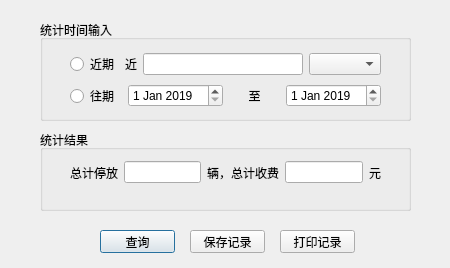
<?xml version="1.0" encoding="UTF-8"?>
<ui version="4.0">
 <class>DialogQueryStatistics</class>
 <widget class="QDialog" name="DialogQueryStatistics">
  <property name="geometry">
   <rect>
    <x>0</x>
    <y>0</y>
    <width>450</width>
    <height>268</height>
   </rect>
  </property>
  <property name="windowTitle">
   <string>查询统计</string>
  </property>
  <widget class="QGroupBox" name="groupBoxQueryInput">
   <property name="geometry">
    <rect>
     <x>40</x>
     <y>20</y>
     <width>371</width>
     <height>101</height>
    </rect>
   </property>
   <property name="font">
    <font>
     <family>Microsoft JhengHei UI</family>
    </font>
   </property>
   <property name="title">
    <string>统计时间输入</string>
   </property>
   <widget class="QWidget" name="verticalLayoutWidget">
    <property name="geometry">
     <rect>
      <x>30</x>
      <y>30</y>
      <width>311</width>
      <height>61</height>
     </rect>
    </property>
    <property name="font">
     <font>
      <family>Microsoft JhengHei UI</family>
     </font>
    </property>
    <layout class="QVBoxLayout" name="verticalLayout_2">
     <item>
      <layout class="QHBoxLayout" name="horizontalLayout_3">
       <item>
        <widget class="QRadioButton" name="radioButtonRecent">
         <property name="font">
          <font>
           <family>Microsoft JhengHei UI</family>
          </font>
         </property>
         <property name="text">
          <string>近期</string>
         </property>
        </widget>
       </item>
       <item>
        <widget class="QLabel" name="label">
         <property name="font">
          <font>
           <family>Microsoft JhengHei UI</family>
          </font>
         </property>
         <property name="text">
          <string>近</string>
         </property>
        </widget>
       </item>
       <item>
        <widget class="QLineEdit" name="lineEditPeriodCount">
         <property name="font">
          <font>
           <family>Microsoft JhengHei UI</family>
          </font>
         </property>
        </widget>
       </item>
       <item>
        <widget class="QComboBox" name="comboBoxPeriodType">
         <property name="font">
          <font>
           <family>Microsoft JhengHei UI</family>
          </font>
         </property>
         <property name="currentText">
          <string/>
         </property>
        </widget>
       </item>
      </layout>
     </item>
     <item>
      <layout class="QHBoxLayout" name="horizontalLayout_2">
       <item>
        <widget class="QRadioButton" name="radioButtonPrevious">
         <property name="enabled">
          <bool>true</bool>
         </property>
         <property name="font">
          <font>
           <family>Microsoft JhengHei UI</family>
          </font>
         </property>
         <property name="text">
          <string>往期</string>
         </property>
        </widget>
       </item>
       <item>
        <widget class="QDateEdit" name="dateEditDateStart">
         <property name="font">
          <font>
           <family>Microsoft JhengHei UI</family>
          </font>
         </property>
         <property name="dateTime">
          <datetime>
           <hour>0</hour>
           <minute>0</minute>
           <second>0</second>
           <year>2019</year>
           <month>1</month>
           <day>1</day>
          </datetime>
         </property>
        </widget>
       </item>
       <item>
        <widget class="QLabel" name="label_2">
         <property name="font">
          <font>
           <family>Microsoft JhengHei UI</family>
          </font>
         </property>
         <property name="text">
          <string>至</string>
         </property>
         <property name="alignment">
          <set>Qt::AlignCenter</set>
         </property>
        </widget>
       </item>
       <item>
        <widget class="QDateEdit" name="dateEditDateEnd">
         <property name="font">
          <font>
           <family>Microsoft JhengHei UI</family>
          </font>
         </property>
         <property name="dateTime">
          <datetime>
           <hour>0</hour>
           <minute>0</minute>
           <second>0</second>
           <year>2019</year>
           <month>1</month>
           <day>1</day>
          </datetime>
         </property>
        </widget>
       </item>
      </layout>
     </item>
    </layout>
   </widget>
  </widget>
  <widget class="QGroupBox" name="groupBoxQueryOutput">
   <property name="geometry">
    <rect>
     <x>40</x>
     <y>130</y>
     <width>371</width>
     <height>81</height>
    </rect>
   </property>
   <property name="font">
    <font>
     <family>Microsoft JhengHei UI</family>
    </font>
   </property>
   <property name="title">
    <string>统计结果</string>
   </property>
   <widget class="QWidget" name="verticalLayoutWidget_3">
    <property name="geometry">
     <rect>
      <x>30</x>
      <y>30</y>
      <width>311</width>
      <height>25</height>
     </rect>
    </property>
    <layout class="QVBoxLayout" name="verticalLayout_4">
     <item>
      <layout class="QHBoxLayout" name="horizontalLayout_9">
       <item>
        <widget class="QLabel" name="label_19">
         <property name="font">
          <font>
           <family>Microsoft JhengHei UI</family>
          </font>
         </property>
         <property name="text">
          <string>总计停放</string>
         </property>
         <property name="alignment">
          <set>Qt::AlignCenter</set>
         </property>
         <property name="wordWrap">
          <bool>false</bool>
         </property>
         <property name="margin">
          <number>0</number>
         </property>
         <property name="indent">
          <number>-1</number>
         </property>
        </widget>
       </item>
       <item>
        <widget class="QLineEdit" name="lineEditVehicleTotalCount">
         <property name="font">
          <font>
           <family>Microsoft JhengHei UI</family>
          </font>
         </property>
        </widget>
       </item>
       <item>
        <widget class="QLabel" name="label_20">
         <property name="font">
          <font>
           <family>Microsoft JhengHei UI</family>
          </font>
         </property>
         <property name="text">
          <string>辆，总计收费</string>
         </property>
        </widget>
       </item>
       <item>
        <widget class="QLineEdit" name="lineEditVehicleTotalCharge">
         <property name="enabled">
          <bool>true</bool>
         </property>
         <property name="font">
          <font>
           <family>Microsoft JhengHei UI</family>
          </font>
         </property>
        </widget>
       </item>
       <item>
        <widget class="QLabel" name="label_21">
         <property name="font">
          <font>
           <family>Microsoft JhengHei UI</family>
          </font>
         </property>
         <property name="text">
          <string>元</string>
         </property>
        </widget>
       </item>
      </layout>
     </item>
    </layout>
   </widget>
  </widget>
  <widget class="QPushButton" name="pushButtonQuery">
   <property name="geometry">
    <rect>
     <x>100</x>
     <y>230</y>
     <width>75</width>
     <height>23</height>
    </rect>
   </property>
   <property name="text">
    <string>查询</string>
   </property>
  </widget>
  <widget class="QPushButton" name="pushButtonSave">
   <property name="geometry">
    <rect>
     <x>190</x>
     <y>230</y>
     <width>75</width>
     <height>23</height>
    </rect>
   </property>
   <property name="text">
    <string>保存记录</string>
   </property>
  </widget>
  <widget class="QPushButton" name="pushButtonPrint">
   <property name="geometry">
    <rect>
     <x>280</x>
     <y>230</y>
     <width>75</width>
     <height>23</height>
    </rect>
   </property>
   <property name="text">
    <string>打印记录</string>
   </property>
  </widget>
 </widget>
 <resources/>
 <connections/>
</ui>
